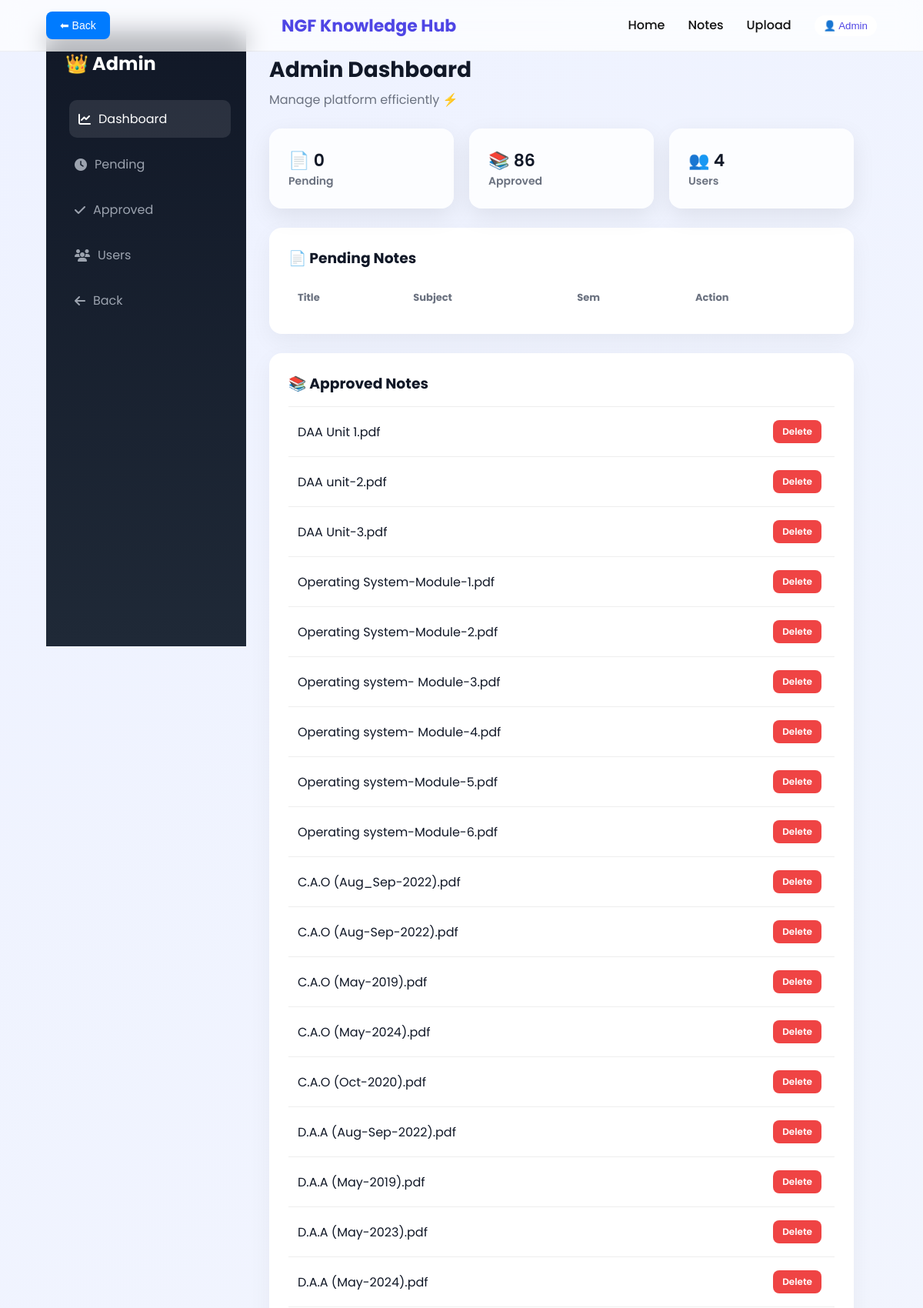
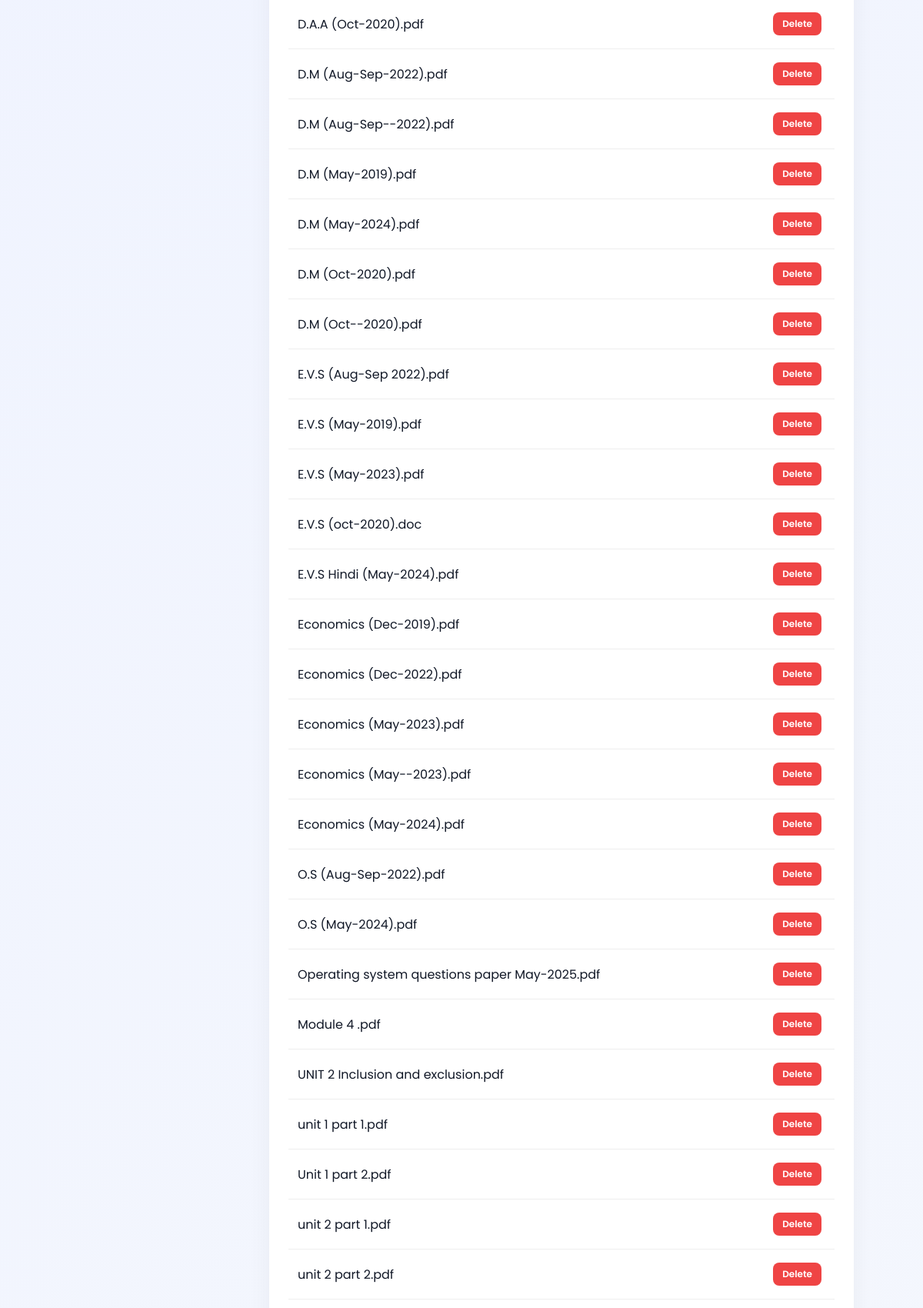
The page /admin (signed in, upper part) on the database its author committed (2 pictures, top to bottom).
### tables this page shows
CREATE TABLE notes(
        id INTEGER PRIMARY KEY AUTOINCREMENT,
        title TEXT NOT NULL,
        filename TEXT NOT NULL,
        subject TEXT NOT NULL,
        semester INTEGER NOT NULL,
        uploaded_by TEXT NOT NULL,
        status TEXT NOT NULL DEFAULT 'pending',
        downloads INTEGER DEFAULT 0,
        created_at TIMESTAMP DEFAULT CURRENT_TIMESTAMP
    , share_id TEXT, unit TEXT, teacher TEXT);

### app.py (the view)
@app.route("/admin")
def admin():
    if not login_required():
        return login_required_redirect()
    if not admin_required():
        return "⛔ Access Denied"
    conn = get_db_connection()
    cur = conn.cursor()
    cur.execute("SELECT * FROM notes WHERE status='pending'")
    pending_notes = cur.fetchall()
    cur.execute("SELECT * FROM notes WHERE status='approved'")
    approved_notes = cur.fetchall()
    cur.execute("SELECT * FROM users")
    users = cur.fetchall()
    conn.close()
    return render_template(
        "admin.html",
        pending_notes=pending_notes,
        approved_notes=approved_notes,
        users=users
    )

### app.py (called while the page is built)
def get_db_connection():
    conn = sqlite3.connect(Config.DATABASE)
    conn.row_factory = sqlite3.Row
    return conn

def login_required():
    return "user" in session

def admin_required():
    return session.get("role") == "admin"

### templates/admin.html (shortened to what this page needs)
{% extends "base.html" %}
{% block content %}
<div class="admin-layout">
  <aside class="sidebar">
    <h2>👑 Admin</h2>
    <a href="#" class="active"><i class="fas fa-chart-line"></i> Dashboard</a>
    <a href="#pending"><i class="fas fa-clock"></i> Pending</a>
    <a href="#approved"><i class="fas fa-check"></i> Approved</a>
    <a href="#users"><i class="fas fa-users"></i> Users</a>
    <a href="/dashboard"><i class="fas fa-arrow-left"></i> Back</a>
  </aside>
  <main class="admin-main">
    <div class="admin-header">
      <h1>Admin Dashboard</h1>
      <p>Manage platform efficiently ⚡</p>
    </div>
    <div class="stats">
      <div class="stat-card">📄 {{pending_notes|length}} <span>Pending</span></div>
      <div class="stat-card">📚 {{approved_notes|length}} <span>Approved</span></div>
      <div class="stat-card">👥 {{users|length}} <span>Users</span></div>
    </div>
    <div class="section" id="pending">
      <h3>📄 Pending Notes</h3>
      <table>
        <tr>
          <th>Title</th>
          <th>Subject</th>
          <th>Sem</th>
          <th>Action</th>
        </tr>
      </table>
    </div>
    <div class="section" id="approved">
      <h3>📚 Approved Notes</h3>
      <table>
        {% for n in approved_notes %}
        <tr>
          <td>{{n['title']}}</td>
          <td>
            <a href="/delete/{{n['id']}}" class="btn danger">Delete</a>
          </td>
        </tr>
        {% endfor %}
      </table>
    </div>
  </main>
</div>
{% endblock %}

### templates/base.html (shortened to what this page needs)
<!DOCTYPE html>
<html lang="en">
<head>
<link rel="stylesheet" href="{{ url_for('static', filename='css/style.css') }}">
<link rel="stylesheet" href="https://cdnjs.cloudflare.com/ajax/libs/font-awesome/6.5.0/css/all.min.css">
</head>
<body>
<nav class="navbar">
  <div class="nav-container">
    <button onclick="goBack()" class="back-btn">⬅ Back</button>
    <a href="/" class="logo">NGF Knowledge Hub</a>
    <ul class="nav-links">
      <li><a href="/">Home</a></li>
      <li><a href="/btech">Notes</a></li>
      <li><a href="/upload">Upload</a></li>
      {% if session.get('user') %}
        <li class="profile-menu">
          <button onclick="toggleMenu()" class="profile-btn">
            👤 {{ session['user'] }}
          </button>
        </li>
      {% else %}
        <li><a href="/login">Login</a></li>
      {% endif %}
    </ul>
  </div>
</nav>
<main class="container">
  {% block content %}{% endblock %}
</main>
</body>
</html>

### static/css/style.css (style rules this page uses)
* { margin:0; padding:0; box-sizing:border-box; }
html, body { width:100%; overflow-x:hidden; }
.container { width:100%; max-width:100%; margin:0; padding:40px 5%; }
.container { padding:80px 8%; min-height:80vh; }
.navbar { position:fixed; top:0; width:100%; z-index:1000; backdrop-filter: blur(15px); background:rgba(255,255,255,0.7); border-bottom:1px solid rgba(0,0,0,0.05); }
.nav-container { display:flex; justify-content:space-between; align-items:center; padding:15px 8%; }
.logo { font-size:22px; font-weight:700; color:#4f46e5; text-decoration:none; }
.nav-links { display:flex; gap:30px; list-style:none; }
.nav-links a { text-decoration:none; color:#111; font-weight:500; position:relative; transition:0.3s; }
.nav-links a::after { content:''; position:absolute; bottom:-5px; left:0; width:0%; height:2px; background:#4f46e5; transition:0.3s; }
.btn { padding:10px 20px; border:none; border-radius:25px; background:linear-gradient(135deg,#4f46e5,#6366f1); color:white; cursor:pointer; transition:0.3s; }
:root { --primary:#4f46e5; --secondary:#6366f1; --bg:#f8fafc; --glass:rgba(255,255,255,0.6); --text:#111827; --muted:#6b7280; --radius:16px; }
body { font-family:'Poppins',sans-serif; background:linear-gradient(135deg,#eef2ff,#f8fafc); color:var(--text); }
.btn { display:inline-block; padding:12px 25px; border-radius:30px; font-weight:600; text-decoration:none; transition:0.3s; margin:5px; }
.stats { display:flex; justify-content:center; gap:20px; margin:50px 0; flex-wrap:wrap; }
.container { width:100%; max-width:100%; margin:0; padding:40px 5% !important; }
.nav-container { padding:15px 5% !important; }
body { margin:0; }
.container { max-width: 1200px; margin: auto; padding: 50px 20px; }
.admin-layout { display: flex; min-height: 100vh; background: linear-gradient(135deg,#eef2ff,#f8fafc); }
.sidebar { width: 260px; background: linear-gradient(180deg,#111827,#1f2937); color: white; padding: 25px; position: fixed; height: 100vh; transition: 0.4s; }
.sidebar h2 { margin-bottom: 30px; }
.sidebar a { display: flex; align-items: center; gap: 10px; padding: 12px; margin: 10px 0; border-radius: 10px; color: #9ca3af; text-decoration: none; transition: 0.3s; }
.sidebar a:hover, .sidebar .active { background: rgba(255,255,255,0.1); color: white; transform: translateX(5px); }
.admin-main { margin-left: 260px; padding: 30px; width: 100%; }
.admin-header h1 { font-size: 28px; }
.admin-header p { color: #6b7280; margin-top: 5px; }
.stats { display: grid; grid-template-columns: repeat(auto-fit,minmax(220px,1fr)); gap: 20px; margin: 25px 0; }
.stat-card { background: rgba(255,255,255,0.8); padding: 25px; border-radius: 16px; font-size: 22px; font-weight: 600; backdrop-filter: blur(10px); box-shadow: 0 10px 30px rgba(0,0,0,0.08); transition: 0.3s; }
.stat-card span { display: block; font-size: 14px; color: #6b7280; }
.section { background: white; padding: 25px; border-radius: 16px; margin-bottom: 25px; box-shadow: 0 10px 30px rgba(0,0,0,0.05); animation: fadeUp 0.6s ease; }
table { width: 100%; border-collapse: collapse; margin-top: 15px; }
th { text-align: left; padding: 12px; font-size: 13px; color: #6b7280; }
td { padding: 12px; border-top: 1px solid #eee; }
.btn { padding: 6px 12px; border-radius: 8px; text-decoration: none; color: white; font-size: 12px; margin-right: 5px; transition: 0.3s; }
.danger { background: #ef4444; }
.back-btn { padding: 10px 18px; background: #007bff; color: white; border: none; border-radius: 8px; cursor: pointer; font-size: 14px; }
.profile-menu { position: relative; }
.profile-btn { background: white; color: #4f46e5; border: none; padding: 6px 12px; border-radius: 20px; cursor: pointer; font-weight: 500; }

### rows shown on the page
notes: title "DAA Unit 1.pdf"
notes: title "DAA unit-2.pdf"
notes: title "DAA Unit-3.pdf"
notes: title "Operating System-Module-1.pdf"
notes: title "Operating System-Module-2.pdf"
notes: title "Operating system- Module-3.pdf"
notes: title "Operating system- Module-4.pdf"
notes: title "Operating system-Module-5.pdf"
notes: title "Operating system-Module-6.pdf"
notes: title "C.A.O (Aug_Sep-2022).pdf"
notes: title "C.A.O (Aug-Sep-2022).pdf"
notes: title "C.A.O (May-2019).pdf"
notes: title "C.A.O (May-2024).pdf"
notes: title "C.A.O (Oct-2020).pdf"
notes: title "D.A.A (Aug-Sep-2022).pdf"
notes: title "D.A.A (May-2019).pdf"
notes: title "D.A.A (May-2023).pdf"
notes: title "D.A.A (May-2024).pdf"
notes: title "D.A.A (Oct-2020).pdf"
notes: title "D.M (Aug-Sep-2022).pdf"
notes: title "D.M (Aug-Sep--2022).pdf"
notes: title "D.M (May-2019).pdf"
notes: title "D.M (May-2024).pdf"
notes: title "D.M (Oct-2020).pdf"
notes: title "D.M (Oct--2020).pdf"
notes: title "E.V.S (Aug-Sep 2022).pdf"
notes: title "E.V.S (May-2019).pdf"
notes: title "E.V.S (May-2023).pdf"
notes: title "E.V.S (oct-2020).doc"
notes: title "E.V.S Hindi (May-2024).pdf"
notes: title "Economics (Dec-2019).pdf"
notes: title "Economics (Dec-2022).pdf"
notes: title "Economics (May-2023).pdf"
notes: title "Economics (May--2023).pdf"
notes: title "Economics (May-2024).pdf"
notes: title "O.S (Aug-Sep-2022).pdf"
notes: title "O.S (May-2024).pdf"
notes: title "Operating system questions paper May-2025.pdf"
notes: title "Module 4 .pdf"
notes: title "UNIT 2 Inclusion and exclusion.pdf"
notes: title "unit 1 part 1.pdf"
notes: title "Unit 1 part 2.pdf"
notes: title "unit 2 part 1.pdf"
notes: title "unit 2 part 2.pdf"

### other values the page prints
{{ session['user'] }} "Admin"
{{ pending_notes|length }} "0"
{{ approved_notes|length }} "86"
{{ users|length }} "4"
